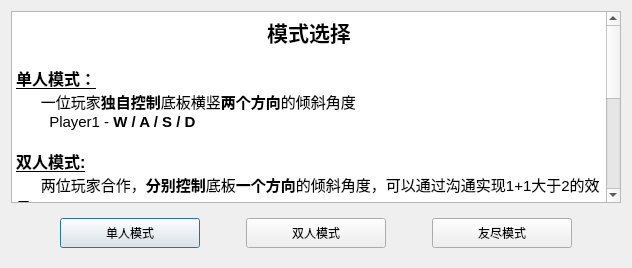
     <widget class="QWidget" name="tab_3">
      <attribute name="title">
       <string>模式选择</string>
      </attribute>
      <layout class="QVBoxLayout" name="verticalLayout">
       <item>
        <widget class="QTextEdit" name="textEdit_mode">
         <property name="html">
          <string>&lt;!DOCTYPE HTML PUBLIC &quot;-//W3C//DTD HTML 4.0//EN&quot; &quot;http://www.w3.org/TR/REC-html40/strict.dtd&quot;&gt;
&lt;html&gt;&lt;head&gt;&lt;meta name=&quot;qrichtext&quot; content=&quot;1&quot; /&gt;&lt;meta charset=&quot;utf-8&quot; /&gt;&lt;style type=&quot;text/css&quot;&gt;
p, li { white-space: pre-wrap; }
hr { height: 1px; border-width: 0; }
li.unchecked::marker { content: &quot;\2610&quot;; }
li.checked::marker { content: &quot;\2612&quot;; }
&lt;/style&gt;&lt;/head&gt;&lt;body style=&quot; font-family:'Microsoft YaHei UI'; font-size:9pt; font-weight:400; font-style:normal;&quot;&gt;
&lt;p align=&quot;center&quot; style=&quot; margin-top:0px; margin-bottom:0px; margin-left:0px; margin-right:0px; -qt-block-indent:0; text-indent:0px;&quot;&gt;&lt;span style=&quot; font-size:16pt; font-weight:700;&quot;&gt;模式选择&lt;/span&gt;&lt;/p&gt;
&lt;p style=&quot; margin-top:0px; margin-bottom:0px; margin-left:0px; margin-right:0px; -qt-block-indent:0; text-indent:0px;&quot;&gt;&lt;span style=&quot; font-size:11pt; font-weight:700;&quot;&gt;  &lt;/span&gt;&lt;/p&gt;
&lt;p style=&quot; margin-top:0px; margin-bottom:0px; margin-left:0px; margin-right:0px; -qt-block-indent:0; text-indent:0px;&quot;&gt;&lt;span style=&quot; font-size:12pt; font-weight:700; text-decoration: underline;&quot;&gt;单人模式：&lt;/span&gt;&lt;/p&gt;
&lt;p style=&quot; margin-top:0px; margin-bottom:0px; margin-left:0px; margin-right:0px; -qt-block-indent:0; text-indent:0px;&quot;&gt;&lt;span style=&quot; font-size:11pt; font-weight:700;&quot;&gt;      &lt;/span&gt;&lt;span style=&quot; font-size:11pt;&quot;&gt;一位玩家&lt;/span&gt;&lt;span style=&quot; font-size:11pt; font-weight:700;&quot;&gt;独自控制&lt;/span&gt;&lt;span style=&quot; font-size:11pt;&quot;&gt;底板横竖&lt;/span&gt;&lt;span style=&quot; font-size:11pt; font-weight:700;&quot;&gt;两个方向&lt;/span&gt;&lt;span style=&quot; font-size:11pt;&quot;&gt;的倾斜角度&lt;/span&gt;&lt;/p&gt;
&lt;p style=&quot; margin-top:0px; margin-bottom:0px; margin-left:0px; margin-right:0px; -qt-block-indent:0; text-indent:0px;&quot;&gt;&lt;span style=&quot; font-size:11pt;&quot;&gt;        Player1 - &lt;/span&gt;&lt;span style=&quot; font-size:11pt; font-weight:700;&quot;&gt;W / A / S / D&lt;/span&gt;&lt;/p&gt;
&lt;p style=&quot;-qt-paragraph-type:empty; margin-top:0px; margin-bottom:0px; margin-left:0px; margin-right:0px; -qt-block-indent:0; text-indent:0px; font-size:11pt;&quot;&gt;&lt;br /&gt;&lt;/p&gt;
&lt;p style=&quot; margin-top:0px; margin-bottom:0px; margin-left:0px; margin-right:0px; -qt-block-indent:0; text-indent:0px;&quot;&gt;&lt;span style=&quot; font-size:12pt; font-weight:700; text-decoration: underline;&quot;&gt;双人模式:&lt;/span&gt;&lt;/p&gt;
&lt;p style=&quot; margin-top:0px; margin-bottom:0px; margin-left:0px; margin-right:0px; -qt-block-indent:0; text-indent:0px;&quot;&gt;&lt;span style=&quot; font-size:11pt; font-weight:700;&quot;&gt;      &lt;/span&gt;&lt;span style=&quot; font-size:11pt;&quot;&gt;两位玩家合作，&lt;/span&gt;&lt;span style=&quot; font-size:11pt; font-weight:700;&quot;&gt;分别控制&lt;/span&gt;&lt;span style=&quot; font-size:11pt;&quot;&gt;底板&lt;/span&gt;&lt;span style=&quot; font-size:11pt; font-weight:700;&quot;&gt;一个方向&lt;/span&gt;&lt;span style=&quot; font-size:11pt;&quot;&gt;的倾斜角度，可以通过沟通实现1+1大于2的效果&lt;/span&gt;&lt;/p&gt;
&lt;p style=&quot; margin-top:0px; margin-bottom:0px; margin-left:0px; margin-right:0px; -qt-block-indent:0; text-indent:0px;&quot;&gt;&lt;span style=&quot; font-size:11pt;&quot;&gt;        Player1 - &lt;/span&gt;&lt;span style=&quot; font-size:11pt; font-weight:700;&quot;&gt;A / D&lt;/span&gt;&lt;span style=&quot; font-size:11pt;&quot;&gt;（控制横方向倾斜角度）&lt;/span&gt;&lt;/p&gt;
&lt;p style=&quot; margin-top:0px; margin-bottom:0px; margin-left:0px; margin-right:0px; -qt-block-indent:0; text-indent:0px;&quot;&gt;&lt;span style=&quot; font-size:11pt;&quot;&gt;        Player2 - &lt;/span&gt;&lt;span style=&quot; font-size:11pt; font-weight:700;&quot;&gt;K / I&lt;/span&gt;&lt;span style=&quot; font-size:11pt;&quot;&gt;（控制竖方向倾斜角度）&lt;/span&gt;&lt;/p&gt;
&lt;p style=&quot;-qt-paragraph-type:empty; margin-top:0px; margin-bottom:0px; margin-left:0px; margin-right:0px; -qt-block-indent:0; text-indent:0px; font-size:11pt;&quot;&gt;&lt;br /&gt;&lt;/p&gt;
&lt;p style=&quot; margin-top:0px; margin-bottom:0px; margin-left:0px; margin-right:0px; -qt-block-indent:0; text-indent:0px;&quot;&gt;&lt;span style=&quot; font-size:12pt; font-weight:700; text-decoration: underline;&quot;&gt;友尽模式:&lt;/span&gt;&lt;/p&gt;
&lt;p style=&quot; margin-top:0px; margin-bottom:0px; margin-left:0px; margin-right:0px; -qt-block-indent:0; text-indent:0px;&quot;&gt;&lt;span style=&quot; font-size:11pt; font-weight:700;&quot;&gt;      &lt;/span&gt;&lt;span style=&quot; font-size:11pt;&quot;&gt;两位玩家合作，&lt;/span&gt;&lt;span style=&quot; font-size:11pt; font-weight:700;&quot;&gt;分别控制&lt;/span&gt;&lt;span style=&quot; font-size:11pt;&quot;&gt;底板&lt;/span&gt;&lt;span style=&quot; font-size:11pt; font-weight:700;&quot;&gt;两个方向&lt;/span&gt;&lt;span style=&quot; font-size:11pt;&quot;&gt;的倾斜角度，底板的倾斜由两人的按键效果合成得到，需要两人拥有十足的默契和绝妙的配合；不要想着靠一个人来带飞，&lt;/span&gt;&lt;span style=&quot; font-size:11pt; font-weight:700;&quot;&gt;如果一个玩家没有操作而另一个玩家连续进行了5次以上的键盘操作&lt;/span&gt;&lt;span style=&quot; font-size:11pt;&quot;&gt;，也会判定为失败（窗口的右上角标记了当前连续操作数）&lt;/span&gt;&lt;/p&gt;
&lt;p style=&quot; margin-top:0px; margin-bottom:0px; margin-left:0px; margin-right:0px; -qt-block-indent:0; text-indent:0px;&quot;&gt;&lt;span style=&quot; font-size:11pt;&quot;&gt;        Player1 - &lt;/span&gt;&lt;span style=&quot; font-size:11pt; font-weight:700;&quot;&gt;W / A / S / D&lt;/span&gt;&lt;/p&gt;
&lt;p style=&quot; margin-top:0px; margin-bottom:0px; margin-left:0px; margin-right:0px; -qt-block-indent:0; text-indent:0px;&quot;&gt;&lt;span style=&quot; font-size:11pt;&quot;&gt;        Player2 -  &lt;/span&gt;&lt;span style=&quot; font-size:11pt; font-weight:700;&quot;&gt;I / J / K / L&lt;/span&gt;&lt;/p&gt;&lt;/body&gt;&lt;/html&gt;</string>
         </property>
        </widget>
       </item>
       <item>
        <widget class="QWidget" name="widget_3" native="true">
         <layout class="QHBoxLayout" name="horizontalLayout_11">
          <item>
           <spacer name="horizontalSpacer_5">
            <property name="orientation">
             <enum>Qt::Horizontal</enum>
            </property>
            <property name="sizeHint" stdset="0">
             <size>
              <width>40</width>
              <height>20</height>
             </size>
            </property>
           </spacer>
          </item>
          <item>
           <widget class="QPushButton" name="btn_mode1">
            <property name="minimumSize">
             <size>
              <width>140</width>
              <height>30</height>
             </size>
            </property>
            <property name="text">
             <string>单人模式</string>
            </property>
            <property name="default">
             <bool>true</bool>
            </property>
           </widget>
          </item>
          <item>
           <spacer name="horizontalSpacer_7">
            <property name="orientation">
             <enum>Qt::Horizontal</enum>
            </property>
            <property name="sizeHint" stdset="0">
             <size>
              <width>40</width>
              <height>20</height>
             </size>
            </property>
           </spacer>
          </item>
          <item>
           <widget class="QPushButton" name="btn_mode2">
            <property name="sizePolicy">
             <sizepolicy hsizetype="Fixed" vsizetype="Fixed">
              <horstretch>0</horstretch>
              <verstretch>0</verstretch>
             </sizepolicy>
            </property>
            <property name="minimumSize">
             <size>
              <width>140</width>
              <height>30</height>
             </size>
            </property>
            <property name="maximumSize">
             <size>
              <width>200</width>
              <height>30</height>
             </size>
            </property>
            <property name="text">
             <string>双人模式</string>
            </property>
            <property name="autoDefault">
             <bool>false</bool>
            </property>
            <property name="default">
             <bool>false</bool>
            </property>
           </widget>
          </item>
          <item>
           <spacer name="horizontalSpacer_8">
            <property name="orientation">
             <enum>Qt::Horizontal</enum>
            </property>
            <property name="sizeHint" stdset="0">
             <size>
              <width>40</width>
              <height>20</height>
             </size>
            </property>
           </spacer>
          </item>
          <item>
           <widget class="QPushButton" name="btn_mode3">
            <property name="minimumSize">
             <size>
              <width>140</width>
              <height>30</height>
             </size>
            </property>
            <property name="text">
             <string>友尽模式</string>
            </property>
           </widget>
          </item>
          <item>
           <spacer name="horizontalSpacer_6">
            <property name="orientation">
             <enum>Qt::Horizontal</enum>
            </property>
            <property name="sizeHint" stdset="0">
             <size>
              <width>40</width>
              <height>20</height>
             </size>
            </property>
           </spacer>
          </item>
         </layout>
        </widget>
       </item>
      </layout>
     </widget>
